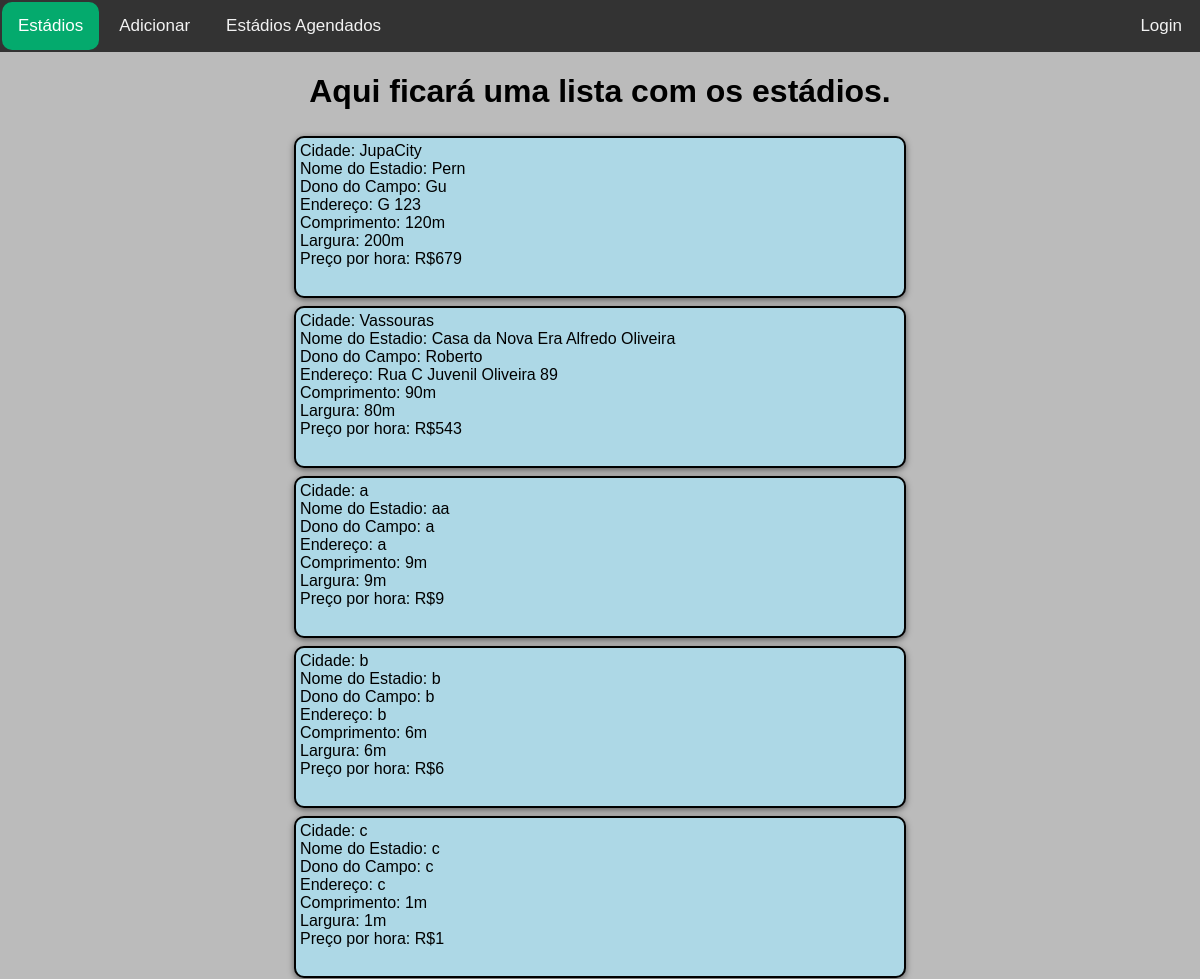
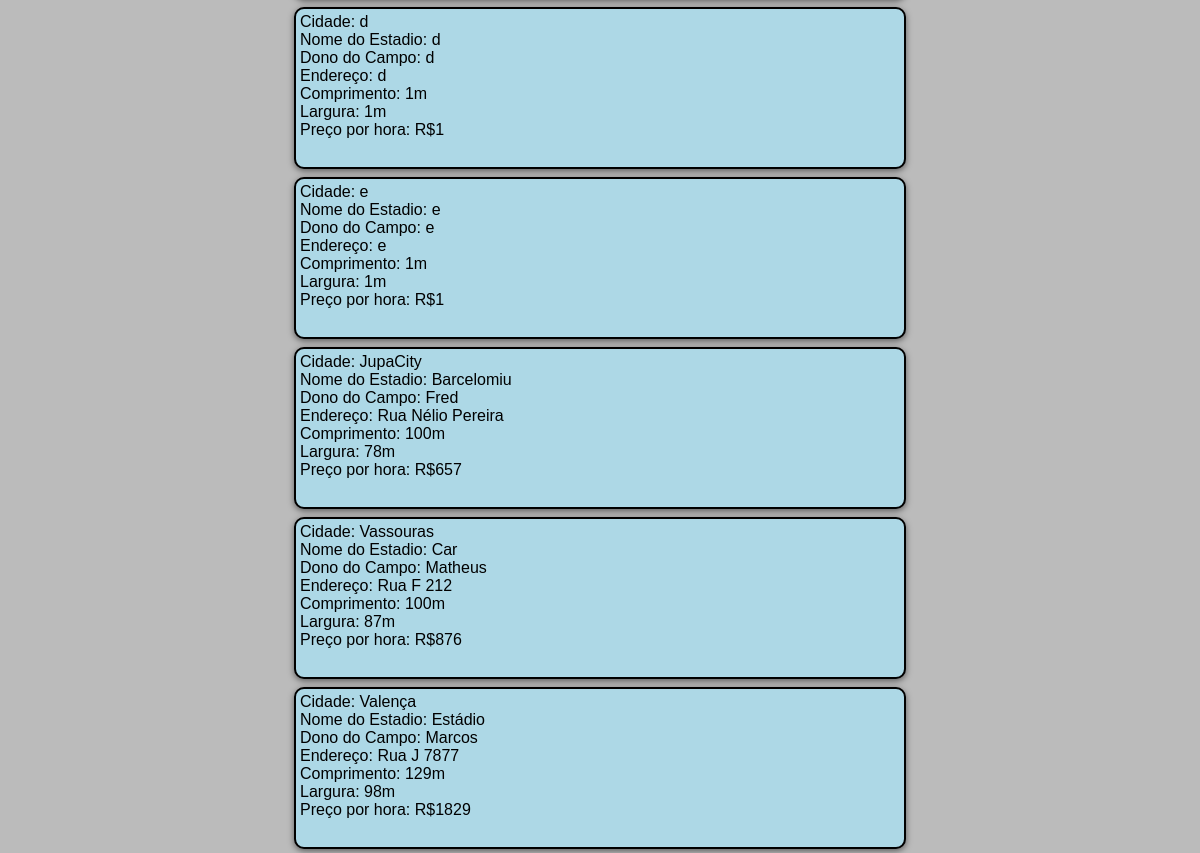
The page / on the database its author committed (2 pictures, top to bottom).
### aluguel/models.py (models this page shows, shortened)
class Estadio(models.Model):
    cidade = models.CharField('Cidade', max_length=40)
    nomeEstadio = models.CharField('Nome do Estadio', max_length=50)
    donoCampo = models.CharField('Dono do Campo', max_length=80)
    enderecoCampo = models.CharField('Endereço do Campo', max_length=150)
    comprimentoCampo = models.SmallIntegerField('Comprimento do Campo')
    larguraCampo = models.SmallIntegerField('Largura do Campo')
    precoHora = models.PositiveSmallIntegerField('Preço por Hora')

### aluguel/views.py (the view)
# urls.py: path('', listaEstadios, name='listaEstadios'),
def listaEstadios(request):
    estadios = Estadio.objects.all()
    return render(request, "estadios.html", {"estadios": estadios})

### aluguel/templates/estadios.html (shortened to what this page needs)
<!DOCTYPE html>
{% load static %}
<html lang="pt-br">
<head>
    <link rel="stylesheet" href="{% static '../static/style.css' %}">
</head>
<body>
    <header>
        <nav>
            <ul>
                <li><a href="{% url 'listaEstadios' %}" class="atual">Estádios</a></li>
                <li><a href="{% url 'adicionarEstadio' %}" class="novoEstadio">Adicionar</a></li>
                <li><a href="{% url 'estadiosEscolhidos' %}">Estádios Agendados</a></li>
                <li><a href="#" class="login">Login</a></li>
            </ul>
        </nav>
    </header>
    <h1>Aqui ficará uma lista com os estádios.</h1>
        <div class="todosEstadios">
        {% for estadio in estadios %}
            <div class="estadio">
                    <div class="conteudo" onclick="window.location.href = `{% url 'escolherEstadio' estadio.id %}` ">
                        <ul>
                            <li> Cidade: {{estadio.cidade}}</li>
                            <li>Nome do Estadio: {{estadio.nomeEstadio}}</li>
                            <li>Dono do Campo: {{estadio.donoCampo}}</li>
                            <li>Endereço: {{estadio.enderecoCampo}}</li>
                            <li>Comprimento: {{estadio.comprimentoCampo}}m</li>
                            <li>Largura: {{estadio.larguraCampo}}m</li>
                            <li>Preço por hora: R${{estadio.precoHora}}</li>
                        </ul>
                    </div>
            </div>
        {% endfor %}
        </div>
</body>
</html>

### aluguel/static/style.css (style rules this page uses)
body { margin: 0; background-color: #bbbbbb; font-family: Arial; }
header { height: 3.25em; background-color: #333; overflow: hidden; }
header a { border-radius: 10px; float: left; color: #f2f2f2; text-align: center; padding: 14px 16px; margin: 2px 2px 2px 2px; text-decoration: none; font-size: 17px; transition: all 0.5s ease-in-out ; }
header .atual { background-color: #04AA6D; color: white; }
header a.login { float: right; }
h1 { text-align: center; }
a { margin: 0; }
ul { margin: 0; padding: 0; }
li { margin: 0; list-style: none; }
.todosEstadios { display: flex; flex-direction: row; flex-wrap: wrap; justify-content: space-around; }
.estadio { width: 600px; min-height: 150px; margin: 4px 0 4px 0 ; padding: 4px; border: 2px solid black; border-radius: 10px; overflow: hidden; text-overflow: clip; word-wrap: break-word; background-color: lightblue; box-shadow: 0 2px 6px 0 rgba(0, 0, 0, 0.51); }

### rows shown on the page
Estadio: cidade "JupaCity", nomeEstadio "Pern", donoCampo "Gu", enderecoCampo "G 123", comprimentoCampo "120", larguraCampo "200", precoHora "679"
Estadio: cidade "Vassouras", nomeEstadio "Casa da Nova Era Alfredo Oliveira", donoCampo "Roberto", enderecoCampo "Rua C Juvenil Oliveira 89", comprimentoCampo "90", larguraCampo "80", precoHora "543"
Estadio: cidade "a", nomeEstadio "aa", donoCampo "a", enderecoCampo "a", comprimentoCampo "9", larguraCampo "9", precoHora "9"
Estadio: cidade "b", nomeEstadio "b", donoCampo "b", enderecoCampo "b", comprimentoCampo "6", larguraCampo "6", precoHora "6"
Estadio: cidade "c", nomeEstadio "c", donoCampo "c", enderecoCampo "c", comprimentoCampo "1", larguraCampo "1", precoHora "1"
Estadio: cidade "d", nomeEstadio "d", donoCampo "d", enderecoCampo "d", comprimentoCampo "1", larguraCampo "1", precoHora "1"
Estadio: cidade "e", nomeEstadio "e", donoCampo "e", enderecoCampo "e", comprimentoCampo "1", larguraCampo "1", precoHora "1"
Estadio: cidade "JupaCity", nomeEstadio "Barcelomiu", donoCampo "Fred", enderecoCampo "Rua Nélio Pereira", comprimentoCampo "100", larguraCampo "78", precoHora "657"
Estadio: cidade "Vassouras", nomeEstadio "Car", donoCampo "Matheus", enderecoCampo "Rua F 212", comprimentoCampo "100", larguraCampo "87", precoHora "876"
Estadio: cidade "Valença", nomeEstadio "Estádio", donoCampo "Marcos", enderecoCampo "Rua J 7877", comprimentoCampo "129", larguraCampo "98", precoHora "1829"
